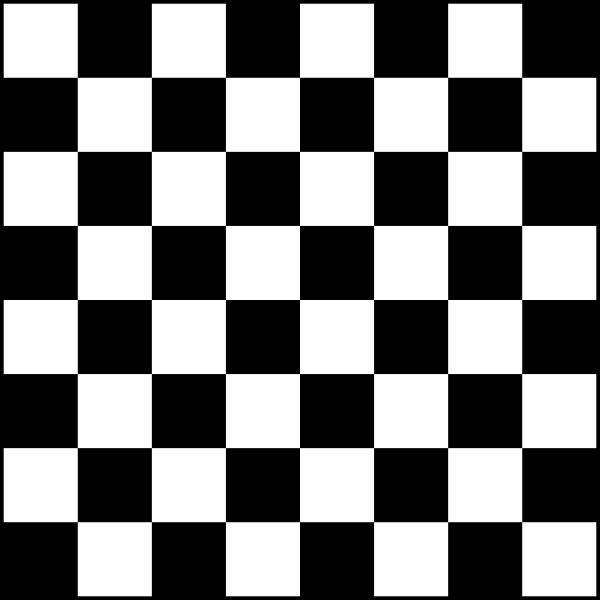
#> input picture OpenCV/assets/chessboard.png, 1200 x 1200 px (shown at 1/2 size)
$ python tutorial6.py
#> lines starting #> are read from the running program, lines starting #| are printed output that depends on the picture; after the words box and inside, x2 and y2 are one past the last pixel; in counts of white or black regions, pixels touching at a corner belong together
# Corner Detection
import numpy as np
import cv2

img = cv2.imread('assets/chessboard.png')        # Use the original image to draw the corners on
#> img is the input picture: shape (1200, 1200, 3); min 0, max 255, mean 124.4
img = cv2.resize(img, (0,0), fx=0.5, fy=0.5)
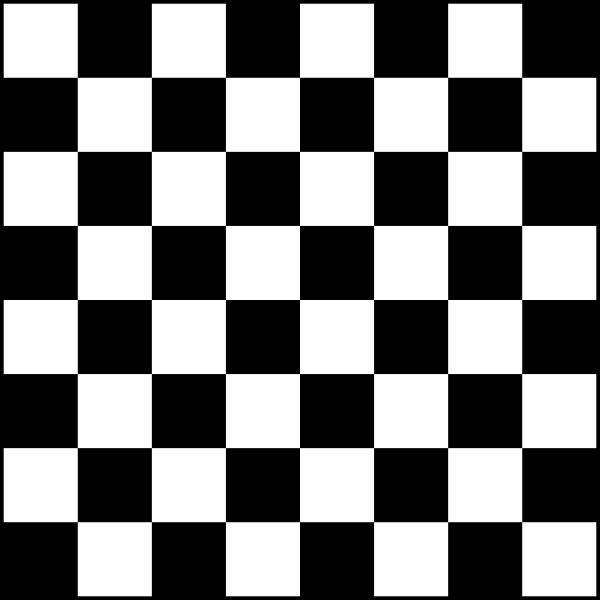
#> img: shape (600, 600, 3); min 0, max 255, mean 124.4
gray = cv2.cvtColor(img, cv2.COLOR_BGR2GRAY)     # Convert from BGR to gray scale. Use this new image to detect the corners.

corners = cv2.goodFeaturesToTrack(gray, 100, 0.01, 10)   # Returns numpy array of coordinates of the corners. Float data type.
#> corners = 79 rows, first 8: [300, 300], [299, 373], [226, 300], [373, 299], [300, 226], [226, 373], [373, 226], [373, 373]
    # Pass source image, the N number of best corners you want to return, minimum quality of corner ((0) Not sure - (1) Certain corners),
    # minimum euclidean (absolute value) distance between two corners (won't return multiple corners within this distance)
corners = np.int0(corners)  # Convert float numpy array to int numpy array

# Draw circles on each corner
for corner in corners:
    # Tuple/list decomposition
    x, y = corner.ravel()       # .ravel() flattens an array (Removes all the interior arrays)
                                # Ex: [[1,2], [2,1]] -> [1, 2, 2, 1] or in this case, [[x,y]] -> [x,y]
    cv2.circle(img, (x,y), 5, (255, 0,0), -1)   # Draws a filled blue circle at each corner detected in img.
#> this loop made 79 passes
#> (x, y) on passes 1 to 12: (300, 300), (299, 373), (226, 300), (373, 299), (300, 226), (226, 373), (373, 226), (373, 373), (226, 226), (448, 300), (151, 299), (300, 448)
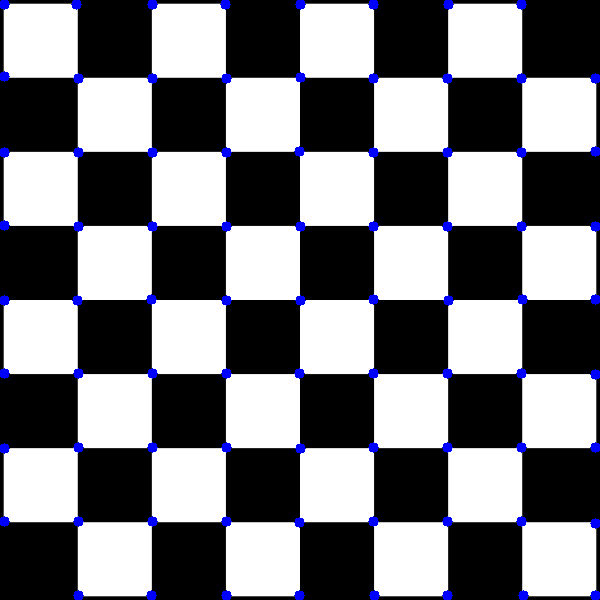
#> img: shape (600, 600, 3); 1.77% of pixels changed, all inside (x1, y1, x2, y2) = (0, 0, 600, 600)

# Drawing lines between corners
for i in range(len(corners)):
    for j in range(i+1, len(corners)):
        corner1 = tuple(corners[i][0])      # Convert list to tuple (a corner coordinate point)
        corner2 = tuple(corners[j][0])      # Convert list to tuple (a corner coordinate point)
            # Remember that corners has not been "flattend" by .ravel().
            # This is why the 0th index must be taken, because this gives access to the interior array (first element)
        color = tuple(map(lambda x: int(x), np.random.randint(0,255, size=3)))    # Generates 3 random color values.
            # np.random.randint(0,255,size=3) will return a list of 32 or 64 bit integers (numpy integers)
            # but python wants only regular 8-bit integers.
            # map applies a function (lambda x: int(x) in this case) to every single element from the np.random.randint array
            # and then it will return a new array that has all of the results from the function.
                # A lambda function is an anonymous function. x is the parameter and int(x) is the return value
                    # In this case, x will be every single element from the randomly generated list of integers
                    # which will be converted into a regular python int.
            # Finally it must be converted to tuple because color must be a tuple, not a list
        cv2.line(img, corner1, corner2, color, 1)      # Draw line between corners
#> this loop made 79 passes
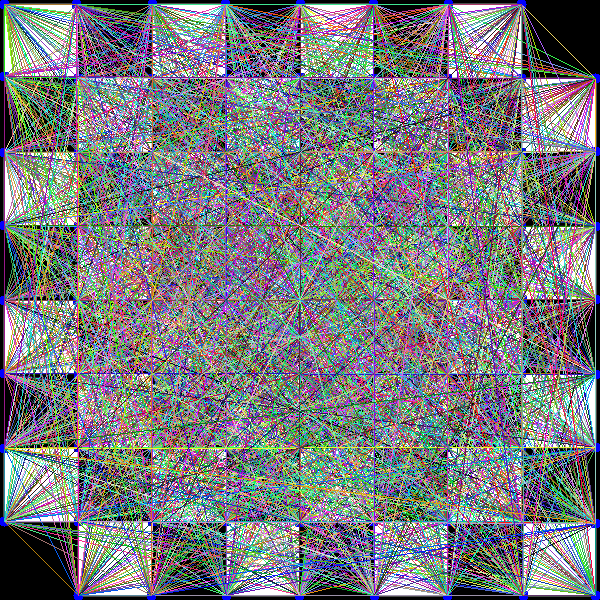
#> img: shape (600, 600, 3); mean B, G, R 126.3, 122.4, 121.2

cv2.imshow('Frame', img)
cv2.waitKey(0)
cv2.destroyAllWindows()
